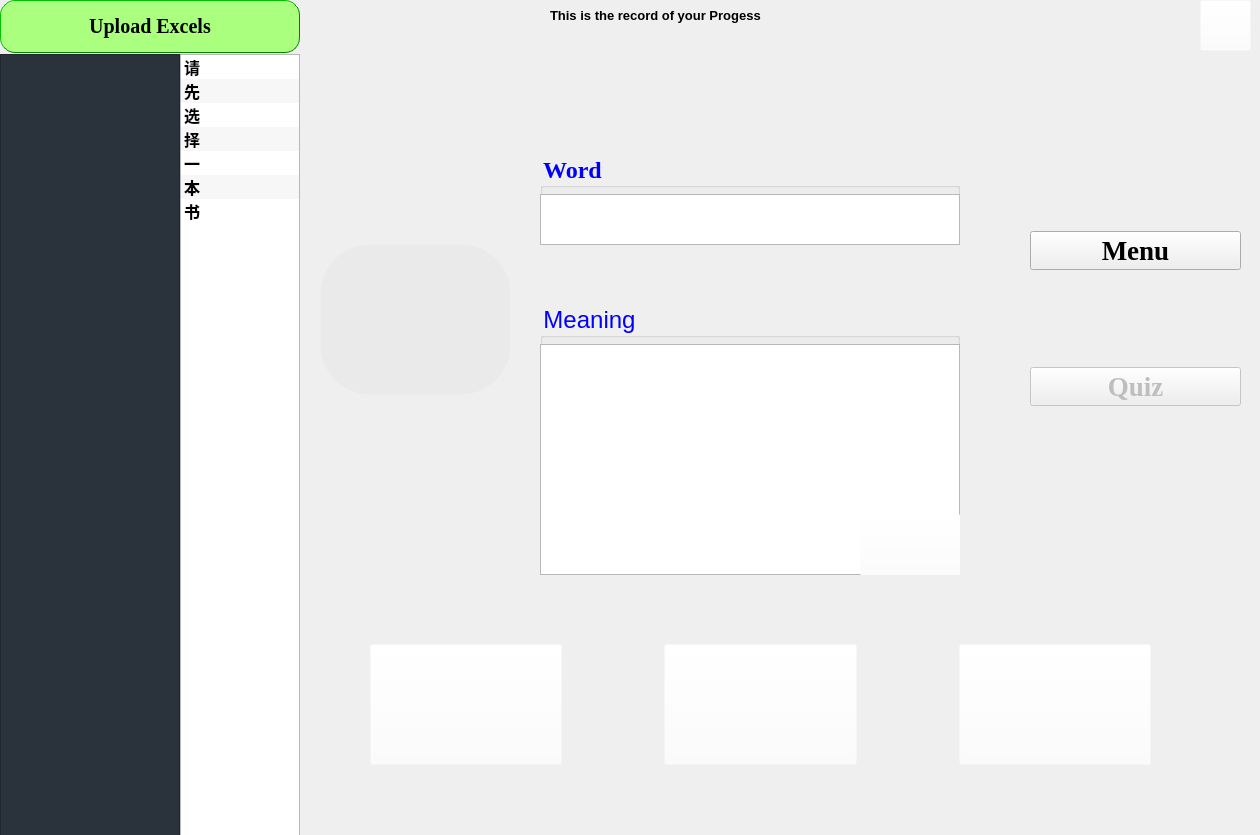
<?xml version="1.0" encoding="UTF-8"?>
<ui version="4.0">
 <class>MainWindow</class>
 <widget class="QMainWindow" name="MainWindow">
  <property name="geometry">
   <rect>
    <x>0</x>
    <y>0</y>
    <width>1260</width>
    <height>835</height>
   </rect>
  </property>
  <property name="tabletTracking">
   <bool>false</bool>
  </property>
  <property name="windowTitle">
   <string>MainWindow</string>
  </property>
  <property name="windowOpacity">
   <double>0.980000000000000</double>
  </property>
  <property name="autoFillBackground">
   <bool>false</bool>
  </property>
  <property name="animated">
   <bool>true</bool>
  </property>
  <property name="documentMode">
   <bool>false</bool>
  </property>
  <property name="tabShape">
   <enum>QTabWidget::Rounded</enum>
  </property>
  <property name="unifiedTitleAndToolBarOnMac">
   <bool>false</bool>
  </property>
  <widget class="QWidget" name="centralwidget">
   <widget class="QWidget" name="layoutWidget">
    <property name="geometry">
     <rect>
      <x>0</x>
      <y>0</y>
      <width>1261</width>
      <height>841</height>
     </rect>
    </property>
    <layout class="QGridLayout" name="gridLayout" rowstretch="1,15" columnstretch="3,2,16">
     <property name="sizeConstraint">
      <enum>QLayout::SetDefaultConstraint</enum>
     </property>
     <property name="leftMargin">
      <number>0</number>
     </property>
     <property name="topMargin">
      <number>0</number>
     </property>
     <property name="rightMargin">
      <number>0</number>
     </property>
     <property name="horizontalSpacing">
      <number>0</number>
     </property>
     <property name="verticalSpacing">
      <number>1</number>
     </property>
     <item row="1" column="0">
      <widget class="QListWidget" name="bookListWidget">
       <property name="toolTip">
        <string>BookList</string>
       </property>
       <property name="toolTipDuration">
        <number>2</number>
       </property>
       <property name="autoFillBackground">
        <bool>false</bool>
       </property>
       <property name="styleSheet">
        <string notr="true">font: 75 12pt &quot;Times New Roman&quot;;
color:rgb(255, 255, 255);
background: rgb(42, 51, 60)
</string>
       </property>
       <property name="frameShadow">
        <enum>QFrame::Plain</enum>
       </property>
       <property name="alternatingRowColors">
        <bool>false</bool>
       </property>
       <property name="isWrapping" stdset="0">
        <bool>false</bool>
       </property>
       <property name="spacing">
        <number>20</number>
       </property>
       <property name="viewMode">
        <enum>QListView::ListMode</enum>
       </property>
       <property name="wordWrap">
        <bool>true</bool>
       </property>
       <property name="sortingEnabled">
        <bool>false</bool>
       </property>
      </widget>
     </item>
     <item row="0" column="2">
      <widget class="QFrame" name="frame">
       <property name="frameShape">
        <enum>QFrame::NoFrame</enum>
       </property>
       <property name="frameShadow">
        <enum>QFrame::Raised</enum>
       </property>
       <widget class="QLabel" name="label_3">
        <property name="geometry">
         <rect>
          <x>250</x>
          <y>0</y>
          <width>381</width>
          <height>31</height>
         </rect>
        </property>
        <property name="text">
         <string>&lt;html&gt;&lt;head/&gt;&lt;body&gt;&lt;p&gt;&lt;span style=&quot; font-size:10pt; font-weight:600;&quot;&gt;This is the record of your Progess&lt;/span&gt;&lt;/p&gt;&lt;/body&gt;&lt;/html&gt;</string>
        </property>
       </widget>
       <widget class="QToolButton" name="helpBtn">
        <property name="geometry">
         <rect>
          <x>900</x>
          <y>0</y>
          <width>51</width>
          <height>51</height>
         </rect>
        </property>
        <property name="sizePolicy">
         <sizepolicy hsizetype="Preferred" vsizetype="Fixed">
          <horstretch>0</horstretch>
          <verstretch>0</verstretch>
         </sizepolicy>
        </property>
        <property name="cursor">
         <cursorShape>WhatsThisCursor</cursorShape>
        </property>
        <property name="styleSheet">
         <string notr="true">background-color: rgba(255,255,255,0)</string>
        </property>
        <property name="text">
         <string/>
        </property>
        <property name="iconSize">
         <size>
          <width>50</width>
          <height>50</height>
         </size>
        </property>
       </widget>
      </widget>
     </item>
     <item row="1" column="2">
      <widget class="QStackedWidget" name="stackedWidget">
       <property name="enabled">
        <bool>true</bool>
       </property>
       <property name="font">
        <font>
         <family>Times New Roman</family>
         <weight>75</weight>
         <bold>true</bold>
        </font>
       </property>
       <property name="tabletTracking">
        <bool>false</bool>
       </property>
       <property name="frameShape">
        <enum>QFrame::NoFrame</enum>
       </property>
       <property name="lineWidth">
        <number>1</number>
       </property>
       <property name="currentIndex">
        <number>1</number>
       </property>
       <widget class="QWidget" name="OverviewScene">
        <widget class="QWidget" name="horizontalLayoutWidget_2">
         <property name="geometry">
          <rect>
           <x>80</x>
           <y>70</y>
           <width>571</width>
           <height>671</height>
          </rect>
         </property>
         <layout class="QHBoxLayout" name="horizontalLayout_2" stretch="0,2">
          <property name="spacing">
           <number>20</number>
          </property>
          <item>
           <widget class="QListWidget" name="wordListWidget">
            <property name="showDropIndicator" stdset="0">
             <bool>false</bool>
            </property>
            <property name="alternatingRowColors">
             <bool>true</bool>
            </property>
           </widget>
          </item>
          <item>
           <widget class="QListWidget" name="meaningListWidget">
            <property name="showDropIndicator" stdset="0">
             <bool>false</bool>
            </property>
            <property name="alternatingRowColors">
             <bool>true</bool>
            </property>
            <property name="wordWrap">
             <bool>false</bool>
            </property>
           </widget>
          </item>
         </layout>
        </widget>
        <widget class="QWidget" name="horizontalLayoutWidget_3">
         <property name="geometry">
          <rect>
           <x>80</x>
           <y>0</y>
           <width>571</width>
           <height>89</height>
          </rect>
         </property>
         <layout class="QHBoxLayout" name="horizontalLayout_3">
          <property name="spacing">
           <number>20</number>
          </property>
          <item>
           <widget class="QLabel" name="WordLabel_0">
            <property name="font">
             <font>
              <family>Times New Roman</family>
              <pointsize>16</pointsize>
              <weight>75</weight>
              <bold>true</bold>
             </font>
            </property>
            <property name="text">
             <string>&lt;html&gt;&lt;head/&gt;&lt;body&gt;&lt;p align=&quot;center&quot;&gt;&lt;span style=&quot; font-size:24pt; font-style:italic; color:#ff4ea4;&quot;&gt;Word&lt;/span&gt;&lt;/p&gt;&lt;/body&gt;&lt;/html&gt;</string>
            </property>
           </widget>
          </item>
          <item>
           <widget class="QLabel" name="MeaningLabel_0">
            <property name="font">
             <font>
              <pointsize>-1</pointsize>
              <weight>50</weight>
              <italic>false</italic>
              <bold>false</bold>
             </font>
            </property>
            <property name="styleSheet">
             <string notr="true">font:20px
</string>
            </property>
            <property name="text">
             <string>&lt;html&gt;&lt;head/&gt;&lt;body&gt;&lt;p align=&quot;center&quot;&gt;&lt;span style=&quot; font-size:24pt; font-weight:600; font-style:italic; color:#4e7af3;&quot;&gt;Meaning&lt;/span&gt;&lt;/p&gt;&lt;/body&gt;&lt;/html&gt;</string>
            </property>
           </widget>
          </item>
         </layout>
        </widget>
        <widget class="QWidget" name="horizontalLayoutWidget">
         <property name="geometry">
          <rect>
           <x>720</x>
           <y>150</y>
           <width>211</width>
           <height>291</height>
          </rect>
         </property>
         <layout class="QVBoxLayout" name="verticalLayout">
          <property name="spacing">
           <number>20</number>
          </property>
          <item>
           <widget class="QPushButton" name="MemorizeBtn_0">
            <property name="font">
             <font>
              <family>Times New Roman</family>
              <pointsize>20</pointsize>
              <weight>75</weight>
              <bold>true</bold>
             </font>
            </property>
            <property name="cursor">
             <cursorShape>PointingHandCursor</cursorShape>
            </property>
            <property name="text">
             <string>Memorize</string>
            </property>
            <property name="iconSize">
             <size>
              <width>40</width>
              <height>40</height>
             </size>
            </property>
           </widget>
          </item>
          <item>
           <spacer name="horizontalSpacer_2">
            <property name="orientation">
             <enum>Qt::Horizontal</enum>
            </property>
            <property name="sizeHint" stdset="0">
             <size>
              <width>40</width>
              <height>20</height>
             </size>
            </property>
           </spacer>
          </item>
          <item>
           <widget class="QPushButton" name="QuizBtn_0">
            <property name="sizePolicy">
             <sizepolicy hsizetype="Minimum" vsizetype="Fixed">
              <horstretch>0</horstretch>
              <verstretch>0</verstretch>
             </sizepolicy>
            </property>
            <property name="minimumSize">
             <size>
              <width>40</width>
              <height>20</height>
             </size>
            </property>
            <property name="font">
             <font>
              <family>Times New Roman</family>
              <pointsize>20</pointsize>
              <weight>75</weight>
              <bold>true</bold>
             </font>
            </property>
            <property name="cursor">
             <cursorShape>PointingHandCursor</cursorShape>
            </property>
            <property name="text">
             <string>Quiz</string>
            </property>
            <property name="iconSize">
             <size>
              <width>40</width>
              <height>40</height>
             </size>
            </property>
           </widget>
          </item>
         </layout>
        </widget>
       </widget>
       <widget class="QWidget" name="MemorizeScene">
        <widget class="QGroupBox" name="groupBox">
         <property name="geometry">
          <rect>
           <x>240</x>
           <y>100</y>
           <width>420</width>
           <height>91</height>
          </rect>
         </property>
         <property name="font">
          <font>
           <family>Times New Roman</family>
           <pointsize>18</pointsize>
           <weight>75</weight>
           <bold>true</bold>
          </font>
         </property>
         <property name="styleSheet">
          <string notr="true">color:blue</string>
         </property>
         <property name="title">
          <string>Word</string>
         </property>
         <widget class="QTextBrowser" name="wordBrowser">
          <property name="geometry">
           <rect>
            <x>0</x>
            <y>40</y>
            <width>420</width>
            <height>51</height>
           </rect>
          </property>
          <property name="palette">
           <palette>
            <active>
             <colorrole role="WindowText">
              <brush brushstyle="SolidPattern">
               <color alpha="255">
                <red>0</red>
                <green>0</green>
                <blue>0</blue>
               </color>
              </brush>
             </colorrole>
             <colorrole role="Text">
              <brush brushstyle="SolidPattern">
               <color alpha="255">
                <red>0</red>
                <green>0</green>
                <blue>0</blue>
               </color>
              </brush>
             </colorrole>
             <colorrole role="ButtonText">
              <brush brushstyle="SolidPattern">
               <color alpha="255">
                <red>0</red>
                <green>0</green>
                <blue>0</blue>
               </color>
              </brush>
             </colorrole>
             <colorrole role="PlaceholderText">
              <brush brushstyle="SolidPattern">
               <color alpha="128">
                <red>0</red>
                <green>0</green>
                <blue>0</blue>
               </color>
              </brush>
             </colorrole>
            </active>
            <inactive>
             <colorrole role="WindowText">
              <brush brushstyle="SolidPattern">
               <color alpha="255">
                <red>0</red>
                <green>0</green>
                <blue>0</blue>
               </color>
              </brush>
             </colorrole>
             <colorrole role="Text">
              <brush brushstyle="SolidPattern">
               <color alpha="255">
                <red>0</red>
                <green>0</green>
                <blue>0</blue>
               </color>
              </brush>
             </colorrole>
             <colorrole role="ButtonText">
              <brush brushstyle="SolidPattern">
               <color alpha="255">
                <red>0</red>
                <green>0</green>
                <blue>0</blue>
               </color>
              </brush>
             </colorrole>
             <colorrole role="PlaceholderText">
              <brush brushstyle="SolidPattern">
               <color alpha="128">
                <red>0</red>
                <green>0</green>
                <blue>0</blue>
               </color>
              </brush>
             </colorrole>
            </inactive>
            <disabled>
             <colorrole role="WindowText">
              <brush brushstyle="SolidPattern">
               <color alpha="255">
                <red>0</red>
                <green>0</green>
                <blue>0</blue>
               </color>
              </brush>
             </colorrole>
             <colorrole role="Text">
              <brush brushstyle="SolidPattern">
               <color alpha="255">
                <red>0</red>
                <green>0</green>
                <blue>0</blue>
               </color>
              </brush>
             </colorrole>
             <colorrole role="ButtonText">
              <brush brushstyle="SolidPattern">
               <color alpha="255">
                <red>0</red>
                <green>0</green>
                <blue>0</blue>
               </color>
              </brush>
             </colorrole>
             <colorrole role="PlaceholderText">
              <brush brushstyle="SolidPattern">
               <color alpha="128">
                <red>0</red>
                <green>0</green>
                <blue>255</blue>
               </color>
              </brush>
             </colorrole>
            </disabled>
           </palette>
          </property>
          <property name="font">
           <font>
            <family>Times New Roman</family>
            <pointsize>20</pointsize>
            <weight>75</weight>
            <italic>true</italic>
            <bold>true</bold>
           </font>
          </property>
          <property name="styleSheet">
           <string notr="true">color:black;</string>
          </property>
          <property name="html">
           <string>&lt;!DOCTYPE HTML PUBLIC &quot;-//W3C//DTD HTML 4.0//EN&quot; &quot;http://www.w3.org/TR/REC-html40/strict.dtd&quot;&gt;
&lt;html&gt;&lt;head&gt;&lt;meta name=&quot;qrichtext&quot; content=&quot;1&quot; /&gt;&lt;style type=&quot;text/css&quot;&gt;
p, li { white-space: pre-wrap; }
&lt;/style&gt;&lt;/head&gt;&lt;body style=&quot; font-family:'Times New Roman'; font-size:20pt; font-weight:600; font-style:italic;&quot;&gt;
&lt;p align=&quot;center&quot; style=&quot;-qt-paragraph-type:empty; margin-top:0px; margin-bottom:0px; margin-left:0px; margin-right:0px; -qt-block-indent:0; text-indent:0px; font-size:20px; font-weight:400; font-style:normal;&quot;&gt;&lt;br /&gt;&lt;/p&gt;&lt;/body&gt;&lt;/html&gt;</string>
          </property>
         </widget>
        </widget>
        <widget class="QGroupBox" name="groupBox_2">
         <property name="geometry">
          <rect>
           <x>240</x>
           <y>250</y>
           <width>420</width>
           <height>271</height>
          </rect>
         </property>
         <property name="font">
          <font>
           <pointsize>18</pointsize>
           <italic>false</italic>
          </font>
         </property>
         <property name="styleSheet">
          <string notr="true">color:blue;</string>
         </property>
         <property name="title">
          <string>Meaning</string>
         </property>
         <widget class="QTextBrowser" name="meaningBrowser">
          <property name="geometry">
           <rect>
            <x>0</x>
            <y>40</y>
            <width>420</width>
            <height>231</height>
           </rect>
          </property>
          <property name="palette">
           <palette>
            <active>
             <colorrole role="WindowText">
              <brush brushstyle="SolidPattern">
               <color alpha="255">
                <red>0</red>
                <green>0</green>
                <blue>0</blue>
               </color>
              </brush>
             </colorrole>
             <colorrole role="Text">
              <brush brushstyle="SolidPattern">
               <color alpha="255">
                <red>0</red>
                <green>0</green>
                <blue>0</blue>
               </color>
              </brush>
             </colorrole>
             <colorrole role="ButtonText">
              <brush brushstyle="SolidPattern">
               <color alpha="255">
                <red>0</red>
                <green>0</green>
                <blue>0</blue>
               </color>
              </brush>
             </colorrole>
             <colorrole role="PlaceholderText">
              <brush brushstyle="SolidPattern">
               <color alpha="128">
                <red>0</red>
                <green>0</green>
                <blue>0</blue>
               </color>
              </brush>
             </colorrole>
            </active>
            <inactive>
             <colorrole role="WindowText">
              <brush brushstyle="SolidPattern">
               <color alpha="255">
                <red>0</red>
                <green>0</green>
                <blue>0</blue>
               </color>
              </brush>
             </colorrole>
             <colorrole role="Text">
              <brush brushstyle="SolidPattern">
               <color alpha="255">
                <red>0</red>
                <green>0</green>
                <blue>0</blue>
               </color>
              </brush>
             </colorrole>
             <colorrole role="ButtonText">
              <brush brushstyle="SolidPattern">
               <color alpha="255">
                <red>0</red>
                <green>0</green>
                <blue>0</blue>
               </color>
              </brush>
             </colorrole>
             <colorrole role="PlaceholderText">
              <brush brushstyle="SolidPattern">
               <color alpha="128">
                <red>0</red>
                <green>0</green>
                <blue>0</blue>
               </color>
              </brush>
             </colorrole>
            </inactive>
            <disabled>
             <colorrole role="WindowText">
              <brush brushstyle="SolidPattern">
               <color alpha="255">
                <red>0</red>
                <green>0</green>
                <blue>0</blue>
               </color>
              </brush>
             </colorrole>
             <colorrole role="Text">
              <brush brushstyle="SolidPattern">
               <color alpha="255">
                <red>0</red>
                <green>0</green>
                <blue>0</blue>
               </color>
              </brush>
             </colorrole>
             <colorrole role="ButtonText">
              <brush brushstyle="SolidPattern">
               <color alpha="255">
                <red>0</red>
                <green>0</green>
                <blue>0</blue>
               </color>
              </brush>
             </colorrole>
             <colorrole role="PlaceholderText">
              <brush brushstyle="SolidPattern">
               <color alpha="128">
                <red>0</red>
                <green>0</green>
                <blue>255</blue>
               </color>
              </brush>
             </colorrole>
            </disabled>
           </palette>
          </property>
          <property name="font">
           <font>
            <family>Times New Roman</family>
            <pointsize>20</pointsize>
            <weight>75</weight>
            <italic>false</italic>
            <bold>true</bold>
           </font>
          </property>
          <property name="styleSheet">
           <string notr="true">color: black</string>
          </property>
          <property name="html">
           <string>&lt;!DOCTYPE HTML PUBLIC &quot;-//W3C//DTD HTML 4.0//EN&quot; &quot;http://www.w3.org/TR/REC-html40/strict.dtd&quot;&gt;
&lt;html&gt;&lt;head&gt;&lt;meta name=&quot;qrichtext&quot; content=&quot;1&quot; /&gt;&lt;style type=&quot;text/css&quot;&gt;
p, li { white-space: pre-wrap; }
&lt;/style&gt;&lt;/head&gt;&lt;body style=&quot; font-family:'Times New Roman'; font-size:20pt; font-weight:600; font-style:normal;&quot;&gt;
&lt;p align=&quot;center&quot; style=&quot;-qt-paragraph-type:empty; margin-top:0px; margin-bottom:0px; margin-left:0px; margin-right:0px; -qt-block-indent:0; text-indent:0px; font-size:20px; font-style:italic;&quot;&gt;&lt;br /&gt;&lt;/p&gt;&lt;/body&gt;&lt;/html&gt;</string>
          </property>
          <property name="acceptRichText">
           <bool>true</bool>
          </property>
         </widget>
         <widget class="QPushButton" name="showBtn">
          <property name="geometry">
           <rect>
            <x>320</x>
            <y>210</y>
            <width>161</width>
            <height>71</height>
           </rect>
          </property>
          <property name="cursor">
           <cursorShape>PointingHandCursor</cursorShape>
          </property>
          <property name="styleSheet">
           <string notr="true">background-color: rgba(255,255,255,0)</string>
          </property>
          <property name="text">
           <string/>
          </property>
          <property name="iconSize">
           <size>
            <width>50</width>
            <height>50</height>
           </size>
          </property>
         </widget>
        </widget>
        <widget class="QWidget" name="horizontalLayoutWidget_4">
         <property name="geometry">
          <rect>
           <x>70</x>
           <y>590</y>
           <width>781</width>
           <height>121</height>
          </rect>
         </property>
         <layout class="QHBoxLayout" name="horizontalLayout" stretch="2,1,2,1,2">
          <item>
           <widget class="QPushButton" name="backBtn">
            <property name="sizePolicy">
             <sizepolicy hsizetype="Minimum" vsizetype="Minimum">
              <horstretch>0</horstretch>
              <verstretch>0</verstretch>
             </sizepolicy>
            </property>
            <property name="minimumSize">
             <size>
              <width>20</width>
              <height>10</height>
             </size>
            </property>
            <property name="font">
             <font>
              <pointsize>12</pointsize>
             </font>
            </property>
            <property name="cursor">
             <cursorShape>PointingHandCursor</cursorShape>
            </property>
            <property name="styleSheet">
             <string notr="true">background-color: rgba(255,255,255,0)</string>
            </property>
            <property name="text">
             <string/>
            </property>
            <property name="iconSize">
             <size>
              <width>100</width>
              <height>100</height>
             </size>
            </property>
           </widget>
          </item>
          <item>
           <spacer name="horizontalSpacer">
            <property name="orientation">
             <enum>Qt::Horizontal</enum>
            </property>
            <property name="sizeHint" stdset="0">
             <size>
              <width>40</width>
              <height>20</height>
             </size>
            </property>
           </spacer>
          </item>
          <item>
           <widget class="QPushButton" name="translateBtn">
            <property name="sizePolicy">
             <sizepolicy hsizetype="Minimum" vsizetype="Minimum">
              <horstretch>0</horstretch>
              <verstretch>0</verstretch>
             </sizepolicy>
            </property>
            <property name="minimumSize">
             <size>
              <width>20</width>
              <height>5</height>
             </size>
            </property>
            <property name="baseSize">
             <size>
              <width>20</width>
              <height>10</height>
             </size>
            </property>
            <property name="cursor">
             <cursorShape>PointingHandCursor</cursorShape>
            </property>
            <property name="styleSheet">
             <string notr="true">background-color: rgba(255,255,255,0)</string>
            </property>
            <property name="text">
             <string/>
            </property>
            <property name="iconSize">
             <size>
              <width>100</width>
              <height>100</height>
             </size>
            </property>
           </widget>
          </item>
          <item>
           <spacer name="horizontalSpacer_3">
            <property name="orientation">
             <enum>Qt::Horizontal</enum>
            </property>
            <property name="sizeHint" stdset="0">
             <size>
              <width>40</width>
              <height>20</height>
             </size>
            </property>
           </spacer>
          </item>
          <item>
           <widget class="QPushButton" name="NextBtn">
            <property name="sizePolicy">
             <sizepolicy hsizetype="Minimum" vsizetype="Minimum">
              <horstretch>0</horstretch>
              <verstretch>0</verstretch>
             </sizepolicy>
            </property>
            <property name="font">
             <font>
              <pointsize>14</pointsize>
             </font>
            </property>
            <property name="cursor">
             <cursorShape>PointingHandCursor</cursorShape>
            </property>
            <property name="styleSheet">
             <string notr="true">background-color: rgba(255,255,255,0)</string>
            </property>
            <property name="text">
             <string/>
            </property>
            <property name="iconSize">
             <size>
              <width>100</width>
              <height>100</height>
             </size>
            </property>
           </widget>
          </item>
         </layout>
        </widget>
        <widget class="QWidget" name="horizontalLayoutWidget_5">
         <property name="geometry">
          <rect>
           <x>730</x>
           <y>120</y>
           <width>211</width>
           <height>291</height>
          </rect>
         </property>
         <layout class="QVBoxLayout" name="verticalLayout_3">
          <property name="spacing">
           <number>20</number>
          </property>
          <item>
           <widget class="QPushButton" name="MenuBtn_1">
            <property name="font">
             <font>
              <family>Times New Roman</family>
              <pointsize>20</pointsize>
              <weight>75</weight>
              <bold>true</bold>
             </font>
            </property>
            <property name="cursor">
             <cursorShape>PointingHandCursor</cursorShape>
            </property>
            <property name="text">
             <string>Menu</string>
            </property>
            <property name="iconSize">
             <size>
              <width>40</width>
              <height>40</height>
             </size>
            </property>
           </widget>
          </item>
          <item>
           <spacer name="horizontalSpacer_4">
            <property name="orientation">
             <enum>Qt::Horizontal</enum>
            </property>
            <property name="sizeHint" stdset="0">
             <size>
              <width>40</width>
              <height>20</height>
             </size>
            </property>
           </spacer>
          </item>
          <item>
           <widget class="QPushButton" name="QuizBtn_1">
            <property name="enabled">
             <bool>false</bool>
            </property>
            <property name="sizePolicy">
             <sizepolicy hsizetype="Minimum" vsizetype="Fixed">
              <horstretch>0</horstretch>
              <verstretch>0</verstretch>
             </sizepolicy>
            </property>
            <property name="minimumSize">
             <size>
              <width>40</width>
              <height>20</height>
             </size>
            </property>
            <property name="font">
             <font>
              <family>Times New Roman</family>
              <pointsize>20</pointsize>
              <weight>75</weight>
              <bold>true</bold>
             </font>
            </property>
            <property name="cursor">
             <cursorShape>PointingHandCursor</cursorShape>
            </property>
            <property name="text">
             <string>Quiz</string>
            </property>
            <property name="iconSize">
             <size>
              <width>40</width>
              <height>40</height>
             </size>
            </property>
           </widget>
          </item>
         </layout>
        </widget>
        <widget class="QTextBrowser" name="countBrowser_1">
         <property name="geometry">
          <rect>
           <x>20</x>
           <y>190</y>
           <width>191</width>
           <height>151</height>
          </rect>
         </property>
         <property name="font">
          <font>
           <family>Times New Roman</family>
           <pointsize>48</pointsize>
           <weight>75</weight>
           <italic>false</italic>
           <bold>true</bold>
          </font>
         </property>
         <property name="styleSheet">
          <string notr="true">background-color:rgba(227, 227, 227,100);
border-style: insert;
border-width: 1px;
border-radius: 50px;
border-color: green;
padding:20px</string>
         </property>
         <property name="html">
          <string>&lt;!DOCTYPE HTML PUBLIC &quot;-//W3C//DTD HTML 4.0//EN&quot; &quot;http://www.w3.org/TR/REC-html40/strict.dtd&quot;&gt;
&lt;html&gt;&lt;head&gt;&lt;meta name=&quot;qrichtext&quot; content=&quot;1&quot; /&gt;&lt;style type=&quot;text/css&quot;&gt;
p, li { white-space: pre-wrap; }
&lt;/style&gt;&lt;/head&gt;&lt;body style=&quot; font-family:'Times New Roman'; font-size:48pt; font-weight:600; font-style:normal;&quot;&gt;
&lt;p align=&quot;center&quot; style=&quot;-qt-paragraph-type:empty; margin-top:0px; margin-bottom:0px; margin-left:0px; margin-right:0px; -qt-block-indent:0; text-indent:0px; font-family:'MS Shell Dlg 2'; font-size:48px;&quot;&gt;&lt;br /&gt;&lt;/p&gt;&lt;/body&gt;&lt;/html&gt;</string>
         </property>
        </widget>
       </widget>
       <widget class="QWidget" name="QuizScene"/>
      </widget>
     </item>
     <item row="1" column="1">
      <widget class="QListWidget" name="lessonListWidget">
       <property name="font">
        <font>
         <family>Times New Roman</family>
         <pointsize>12</pointsize>
         <weight>9</weight>
         <italic>false</italic>
         <bold>false</bold>
        </font>
       </property>
       <property name="styleSheet">
        <string notr="true">font: 75 12pt &quot;Times New Roman&quot;;</string>
       </property>
       <property name="frameShadow">
        <enum>QFrame::Plain</enum>
       </property>
       <property name="alternatingRowColors">
        <bool>true</bool>
       </property>
       <property name="spacing">
        <number>10</number>
       </property>
       <item>
        <property name="text">
         <string>请</string>
        </property>
        <property name="font">
         <font>
          <weight>75</weight>
          <bold>true</bold>
         </font>
        </property>
       </item>
       <item>
        <property name="text">
         <string>先</string>
        </property>
        <property name="font">
         <font>
          <weight>75</weight>
          <bold>true</bold>
         </font>
        </property>
       </item>
       <item>
        <property name="text">
         <string>选</string>
        </property>
        <property name="font">
         <font>
          <weight>75</weight>
          <bold>true</bold>
         </font>
        </property>
       </item>
       <item>
        <property name="text">
         <string>择</string>
        </property>
        <property name="font">
         <font>
          <weight>75</weight>
          <bold>true</bold>
         </font>
        </property>
       </item>
       <item>
        <property name="text">
         <string>一</string>
        </property>
        <property name="font">
         <font>
          <weight>75</weight>
          <bold>true</bold>
         </font>
        </property>
       </item>
       <item>
        <property name="text">
         <string>本</string>
        </property>
        <property name="font">
         <font>
          <weight>75</weight>
          <bold>true</bold>
         </font>
        </property>
       </item>
       <item>
        <property name="text">
         <string>书</string>
        </property>
        <property name="font">
         <font>
          <weight>75</weight>
          <bold>true</bold>
         </font>
        </property>
       </item>
      </widget>
     </item>
     <item row="0" column="0" colspan="2">
      <layout class="QVBoxLayout" name="verticalLayout_2">
       <item>
        <widget class="QPushButton" name="uploadButton">
         <property name="sizePolicy">
          <sizepolicy hsizetype="Minimum" vsizetype="Minimum">
           <horstretch>20</horstretch>
           <verstretch>20</verstretch>
          </sizepolicy>
         </property>
         <property name="font">
          <font>
           <family>Times New Roman</family>
           <pointsize>-1</pointsize>
           <weight>75</weight>
           <italic>false</italic>
           <bold>true</bold>
          </font>
         </property>
         <property name="cursor">
          <cursorShape>PointingHandCursor</cursorShape>
         </property>
         <property name="mouseTracking">
          <bool>false</bool>
         </property>
         <property name="layoutDirection">
          <enum>Qt::LeftToRight</enum>
         </property>
         <property name="autoFillBackground">
          <bool>false</bool>
         </property>
         <property name="styleSheet">
          <string notr="true">    background-color: rgb(170, 255, 127);
    border-style: outset;
    border-width: 1px;
    border-radius: 15px;
    border-color: green;
    font: bold 20px;
    min-width: 10em;
    padding: 6px;</string>
         </property>
         <property name="text">
          <string>Upload Excels</string>
         </property>
         <property name="iconSize">
          <size>
           <width>30</width>
           <height>30</height>
          </size>
         </property>
         <property name="shortcut">
          <string>Ctrl+S</string>
         </property>
         <property name="checkable">
          <bool>false</bool>
         </property>
         <property name="flat">
          <bool>false</bool>
         </property>
        </widget>
       </item>
      </layout>
     </item>
    </layout>
   </widget>
  </widget>
 </widget>
 <resources/>
 <connections/>
</ui>
